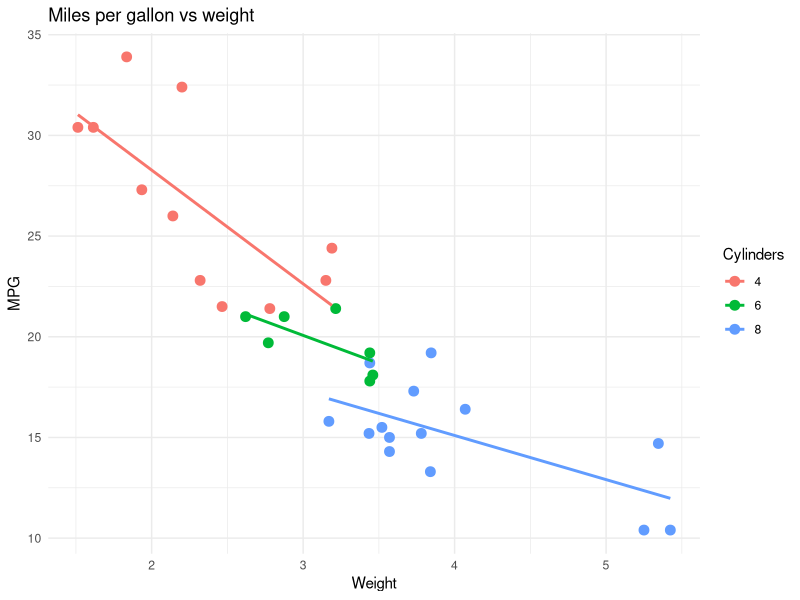

This figure's R source:
library(tidyverse)
library(ggplot2)

# 02_ggplot2.R
# Building on the basic ggplot grammar

# Example: plot mpg vs wt and colour by number of cylinders

ggplot(
  mtcars,
  aes(
    x = wt,
    y = mpg,
    colour = factor(cyl)
  )
) +
  geom_point(size = 3) +
  geom_smooth(method = "lm", se = FALSE) +
  labs(
    title = "Miles per gallon vs weight",
    x = "Weight",
    y = "MPG",
    colour = "Cylinders"
  ) +
  theme_minimal()
